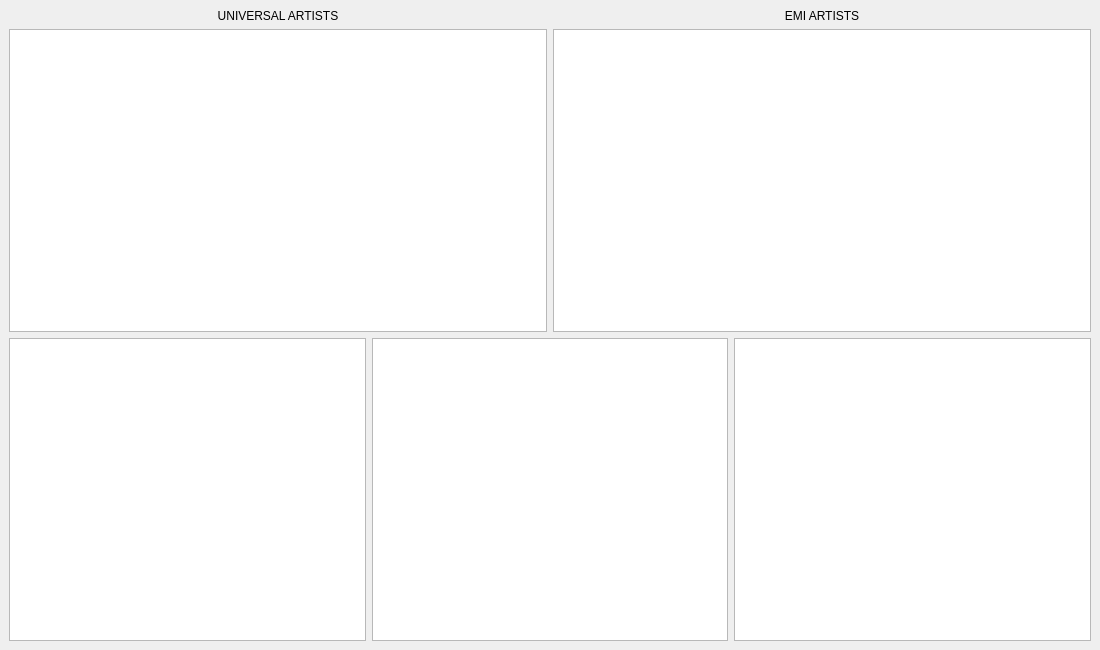
<?xml version="1.0" encoding="UTF-8"?>
<ui version="4.0">
 <class>MainWindow</class>
 <widget class="QMainWindow" name="MainWindow">
  <property name="geometry">
   <rect>
    <x>0</x>
    <y>0</y>
    <width>1100</width>
    <height>650</height>
   </rect>
  </property>
  <property name="windowTitle">
   <string>MainWindow</string>
  </property>
  <widget class="QWidget" name="centralwidget">
   <property name="enabled">
    <bool>true</bool>
   </property>
   <layout class="QVBoxLayout" name="verticalLayout_2">
    <item>
     <layout class="QVBoxLayout" name="verticalLayout">
      <item>
       <layout class="QHBoxLayout" name="horizontalLayout_2">
        <item>
         <widget class="QLabel" name="label_2">
          <property name="text">
           <string>UNIVERSAL ARTISTS</string>
          </property>
          <property name="alignment">
           <set>Qt::AlignCenter</set>
          </property>
         </widget>
        </item>
        <item>
         <widget class="QLabel" name="label">
          <property name="text">
           <string>EMI ARTISTS</string>
          </property>
          <property name="alignment">
           <set>Qt::AlignCenter</set>
          </property>
         </widget>
        </item>
       </layout>
      </item>
      <item>
       <layout class="QHBoxLayout" name="horizontalLayout_3" stretch="0,0">
        <property name="spacing">
         <number>6</number>
        </property>
        <property name="bottomMargin">
         <number>0</number>
        </property>
        <item>
         <widget class="QTableView" name="tableView_4">
          <property name="alternatingRowColors">
           <bool>true</bool>
          </property>
          <property name="selectionMode">
           <enum>QAbstractItemView::SingleSelection</enum>
          </property>
          <attribute name="horizontalHeaderStretchLastSection">
           <bool>true</bool>
          </attribute>
         </widget>
        </item>
        <item>
         <widget class="QTableView" name="tableView_3">
          <property name="alternatingRowColors">
           <bool>true</bool>
          </property>
          <property name="selectionMode">
           <enum>QAbstractItemView::SingleSelection</enum>
          </property>
          <attribute name="horizontalHeaderStretchLastSection">
           <bool>true</bool>
          </attribute>
         </widget>
        </item>
       </layout>
      </item>
      <item>
       <layout class="QHBoxLayout" name="horizontalLayout">
        <property name="bottomMargin">
         <number>0</number>
        </property>
        <item>
         <widget class="QChartView" name="graphicsView_2"/>
        </item>
        <item>
         <widget class="QChartView" name="graphicsView"/>
        </item>
        <item>
         <widget class="QChartView" name="graphicsView_3"/>
        </item>
       </layout>
      </item>
     </layout>
    </item>
   </layout>
  </widget>
 </widget>
 <customwidgets>
  <customwidget>
   <class>QChartView</class>
   <extends>QGraphicsView</extends>
   <header>QtCharts</header>
  </customwidget>
 </customwidgets>
 <resources/>
 <connections/>
</ui>
